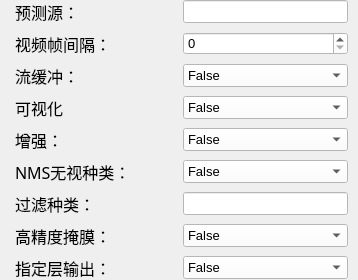
          <widget class="QWidget" name="scrollAreaWidgetContents_3">
           <property name="geometry">
            <rect>
             <x>0</x>
             <y>0</y>
             <width>358</width>
             <height>250</height>
            </rect>
           </property>
           <layout class="QGridLayout" name="gridLayout_15">
            <property name="leftMargin">
             <number>0</number>
            </property>
            <property name="topMargin">
             <number>0</number>
            </property>
            <property name="rightMargin">
             <number>0</number>
            </property>
            <property name="bottomMargin">
             <number>0</number>
            </property>
            <item row="1" column="0">
             <layout class="QGridLayout" name="gridLayout_16" columnstretch="4,4">
              <property name="leftMargin">
               <number>15</number>
              </property>
              <property name="rightMargin">
               <number>10</number>
              </property>
              <property name="horizontalSpacing">
               <number>2</number>
              </property>
              <property name="verticalSpacing">
               <number>8</number>
              </property>
              <item row="7" column="0">
               <widget class="QLabel" name="l53">
                <property name="font">
                 <font>
                  <family>幼圆</family>
                  <pointsize>12</pointsize>
                 </font>
                </property>
                <property name="toolTip">
                 <string>&lt;html&gt;&lt;head/&gt;&lt;body&gt;&lt;p&gt;retina_masks：如果为True，将输出box和输出mask图像都填充缩放至输入图像大小，在裁剪mask在box内；如果为False，输出掩膜时，将输出box同比适应至输出mask图像大小，再裁剪mask在box内，然后缩放mask和box至输入图像大小&lt;/p&gt;&lt;/body&gt;&lt;/html&gt;</string>
                </property>
                <property name="statusTip">
                 <string/>
                </property>
                <property name="text">
                 <string>高精度掩膜：</string>
                </property>
               </widget>
              </item>
              <item row="3" column="1">
               <widget class="QComboBox" name="Visualize_cbb">
                <property name="font">
                 <font>
                  <family>Arial</family>
                  <pointsize>10</pointsize>
                 </font>
                </property>
                <property name="toolTip">
                 <string>&lt;html&gt;&lt;head/&gt;&lt;body&gt;&lt;p&gt;&lt;span style=&quot; font-size:10pt;&quot;&gt;False&lt;/span&gt;&lt;/p&gt;&lt;/body&gt;&lt;/html&gt;</string>
                </property>
                <property name="statusTip">
                 <string>bool</string>
                </property>
                <property name="styleSheet">
                 <string notr="true">background-color: rgb(255, 255, 255);</string>
                </property>
                <property name="duplicatesEnabled">
                 <bool>false</bool>
                </property>
                <item>
                 <property name="text">
                  <string>False</string>
                 </property>
                </item>
                <item>
                 <property name="text">
                  <string>True</string>
                 </property>
                </item>
               </widget>
              </item>
              <item row="3" column="0">
               <widget class="QLabel" name="l49">
                <property name="font">
                 <font>
                  <family>幼圆</family>
                  <pointsize>12</pointsize>
                 </font>
                </property>
                <property name="toolTip">
                 <string>&lt;html&gt;&lt;head/&gt;&lt;body&gt;&lt;p&gt;visualize：将模型每一个模块的输出进行图像可视化并存储于特定路径中&lt;/p&gt;&lt;/body&gt;&lt;/html&gt;</string>
                </property>
                <property name="statusTip">
                 <string/>
                </property>
                <property name="text">
                 <string>可视化</string>
                </property>
               </widget>
              </item>
              <item row="7" column="1">
               <widget class="QComboBox" name="Retina_masks_cbb">
                <property name="font">
                 <font>
                  <family>Arial</family>
                  <pointsize>10</pointsize>
                 </font>
                </property>
                <property name="toolTip">
                 <string>&lt;html&gt;&lt;head/&gt;&lt;body&gt;&lt;p&gt;False&lt;/p&gt;&lt;/body&gt;&lt;/html&gt;</string>
                </property>
                <property name="statusTip">
                 <string>bool</string>
                </property>
                <property name="styleSheet">
                 <string notr="true">background-color: rgb(255, 255, 255);</string>
                </property>
                <property name="duplicatesEnabled">
                 <bool>false</bool>
                </property>
                <item>
                 <property name="text">
                  <string>False</string>
                 </property>
                </item>
                <item>
                 <property name="text">
                  <string>True</string>
                 </property>
                </item>
               </widget>
              </item>
              <item row="0" column="1">
               <widget class="QLineEdit" name="Source_le">
                <property name="font">
                 <font>
                  <family>Arial</family>
                  <pointsize>10</pointsize>
                 </font>
                </property>
                <property name="statusTip">
                 <string>str,optional</string>
                </property>
                <property name="styleSheet">
                 <string notr="true">background-color: rgb(255, 255, 255);</string>
                </property>
               </widget>
              </item>
              <item row="8" column="1">
               <widget class="QComboBox" name="Embed_cbb">
                <property name="font">
                 <font>
                  <family>Arial</family>
                  <pointsize>10</pointsize>
                 </font>
                </property>
                <property name="toolTip">
                 <string>&lt;html&gt;&lt;head/&gt;&lt;body&gt;&lt;p&gt;False&lt;/p&gt;&lt;/body&gt;&lt;/html&gt;</string>
                </property>
                <property name="statusTip">
                 <string>bool</string>
                </property>
                <property name="styleSheet">
                 <string notr="true">background-color: rgb(255, 255, 255);</string>
                </property>
                <property name="duplicatesEnabled">
                 <bool>false</bool>
                </property>
                <item>
                 <property name="text">
                  <string>False</string>
                 </property>
                </item>
                <item>
                 <property name="text">
                  <string>True</string>
                 </property>
                </item>
               </widget>
              </item>
              <item row="4" column="0">
               <widget class="QLabel" name="l50">
                <property name="font">
                 <font>
                  <family>幼圆</family>
                  <pointsize>12</pointsize>
                 </font>
                </property>
                <property name="toolTip">
                 <string>&lt;html&gt;&lt;head/&gt;&lt;body&gt;&lt;p&gt;augment：对预测源的图像进行增强后在预测&lt;/p&gt;&lt;/body&gt;&lt;/html&gt;</string>
                </property>
                <property name="statusTip">
                 <string/>
                </property>
                <property name="text">
                 <string>增强：</string>
                </property>
               </widget>
              </item>
              <item row="4" column="1">
               <widget class="QComboBox" name="Augment_cbb">
                <property name="font">
                 <font>
                  <family>Arial</family>
                  <pointsize>10</pointsize>
                 </font>
                </property>
                <property name="toolTip">
                 <string>&lt;html&gt;&lt;head/&gt;&lt;body&gt;&lt;p&gt;&lt;span style=&quot; font-size:10pt;&quot;&gt;False&lt;/span&gt;&lt;/p&gt;&lt;/body&gt;&lt;/html&gt;</string>
                </property>
                <property name="statusTip">
                 <string>bool</string>
                </property>
                <property name="styleSheet">
                 <string notr="true">background-color: rgb(255, 255, 255);</string>
                </property>
                <property name="duplicatesEnabled">
                 <bool>false</bool>
                </property>
                <item>
                 <property name="text">
                  <string>False</string>
                 </property>
                </item>
                <item>
                 <property name="text">
                  <string>True</string>
                 </property>
                </item>
               </widget>
              </item>
              <item row="0" column="0">
               <widget class="QLabel" name="l46">
                <property name="font">
                 <font>
                  <family>幼圆</family>
                  <pointsize>12</pointsize>
                 </font>
                </property>
                <property name="toolTip">
                 <string>&lt;html&gt;&lt;head/&gt;&lt;body&gt;&lt;p&gt;source：指向需要预测的图像或视频的路径；只想USB相机的索引int；指向图像/视频网址的URL&lt;/p&gt;&lt;/body&gt;&lt;/html&gt;</string>
                </property>
                <property name="statusTip">
                 <string/>
                </property>
                <property name="text">
                 <string>预测源：</string>
                </property>
               </widget>
              </item>
              <item row="1" column="1">
               <widget class="QSpinBox" name="Vid_stride_sb">
                <property name="font">
                 <font>
                  <family>Arial</family>
                  <pointsize>10</pointsize>
                 </font>
                </property>
                <property name="toolTip">
                 <string>1</string>
                </property>
                <property name="statusTip">
                 <string>int</string>
                </property>
                <property name="styleSheet">
                 <string notr="true">background-color: rgb(255, 255, 255);</string>
                </property>
                <property name="maximum">
                 <number>10000</number>
                </property>
                <property name="singleStep">
                 <number>0</number>
                </property>
               </widget>
              </item>
              <item row="2" column="1">
               <widget class="QComboBox" name="Stream_buffer_cbb">
                <property name="font">
                 <font>
                  <family>Arial</family>
                  <pointsize>10</pointsize>
                 </font>
                </property>
                <property name="toolTip">
                 <string>&lt;html&gt;&lt;head/&gt;&lt;body&gt;&lt;p&gt;&lt;span style=&quot; font-size:10pt;&quot;&gt;False&lt;/span&gt;&lt;/p&gt;&lt;/body&gt;&lt;/html&gt;</string>
                </property>
                <property name="statusTip">
                 <string>bool</string>
                </property>
                <property name="styleSheet">
                 <string notr="true">background-color: rgb(255, 255, 255);</string>
                </property>
                <property name="duplicatesEnabled">
                 <bool>false</bool>
                </property>
                <item>
                 <property name="text">
                  <string>False</string>
                 </property>
                </item>
                <item>
                 <property name="text">
                  <string>True</string>
                 </property>
                </item>
               </widget>
              </item>
              <item row="8" column="0">
               <widget class="QLabel" name="l54">
                <property name="font">
                 <font>
                  <family>幼圆</family>
                  <pointsize>12</pointsize>
                 </font>
                </property>
                <property name="toolTip">
                 <string>&lt;html&gt;&lt;head/&gt;&lt;body&gt;&lt;p&gt;embed：预测时不直接输出结果，而是返回一个指定网络层输出的迭代器，每一次输出都是某层的平均池化图像&lt;/p&gt;&lt;/body&gt;&lt;/html&gt;</string>
                </property>
                <property name="statusTip">
                 <string/>
                </property>
                <property name="text">
                 <string>指定层输出：</string>
                </property>
               </widget>
              </item>
              <item row="6" column="0">
               <widget class="QLabel" name="l52">
                <property name="font">
                 <font>
                  <family>幼圆</family>
                  <pointsize>12</pointsize>
                 </font>
                </property>
                <property name="toolTip">
                 <string>&lt;html&gt;&lt;head/&gt;&lt;body&gt;&lt;p&gt;classes：NMS时要过滤的种类，i.e 0或 0,1,2,3&lt;/p&gt;&lt;/body&gt;&lt;/html&gt;</string>
                </property>
                <property name="text">
                 <string>过滤种类：</string>
                </property>
               </widget>
              </item>
              <item row="1" column="0">
               <widget class="QLabel" name="l47">
                <property name="font">
                 <font>
                  <family>幼圆</family>
                  <pointsize>12</pointsize>
                 </font>
                </property>
                <property name="toolTip">
                 <string>&lt;html&gt;&lt;head/&gt;&lt;body&gt;&lt;p&gt;vid_stride：视频源预测的帧间隔&lt;/p&gt;&lt;/body&gt;&lt;/html&gt;</string>
                </property>
                <property name="statusTip">
                 <string/>
                </property>
                <property name="text">
                 <string>视频帧间隔：</string>
                </property>
               </widget>
              </item>
              <item row="2" column="0">
               <widget class="QLabel" name="l48">
                <property name="font">
                 <font>
                  <family>幼圆</family>
                  <pointsize>12</pointsize>
                 </font>
                </property>
                <property name="toolTip">
                 <string>&lt;html&gt;&lt;head/&gt;&lt;body&gt;&lt;p&gt;stream_buffer：是否对网址流和相机流进行图像缓存，避免突然卡顿&lt;/p&gt;&lt;/body&gt;&lt;/html&gt;</string>
                </property>
                <property name="statusTip">
                 <string/>
                </property>
                <property name="text">
                 <string>流缓冲：</string>
                </property>
               </widget>
              </item>
              <item row="5" column="0">
               <widget class="QLabel" name="l51">
                <property name="font">
                 <font>
                  <family>幼圆</family>
                  <pointsize>12</pointsize>
                 </font>
                </property>
                <property name="toolTip">
                 <string>&lt;html&gt;&lt;head/&gt;&lt;body&gt;&lt;p&gt;agnostic_nms：瞎了的NMS，不再对种类进行区分，用于不同种类不可重叠的情况&lt;/p&gt;&lt;/body&gt;&lt;/html&gt;</string>
                </property>
                <property name="statusTip">
                 <string/>
                </property>
                <property name="text">
                 <string>NMS无视种类：</string>
                </property>
               </widget>
              </item>
              <item row="6" column="1">
               <widget class="QLineEdit" name="Classes_le">
                <property name="font">
                 <font>
                  <family>Arial</family>
                  <pointsize>10</pointsize>
                 </font>
                </property>
                <property name="toolTip">
                 <string>0</string>
                </property>
                <property name="statusTip">
                 <string>int | list[int],optional</string>
                </property>
                <property name="styleSheet">
                 <string notr="true">background-color: rgb(255, 255, 255);</string>
                </property>
               </widget>
              </item>
              <item row="5" column="1">
               <widget class="QComboBox" name="Agnostic_nms_cbb">
                <property name="font">
                 <font>
                  <family>Arial</family>
                  <pointsize>10</pointsize>
                 </font>
                </property>
                <property name="toolTip">
                 <string>&lt;html&gt;&lt;head/&gt;&lt;body&gt;&lt;p&gt;&lt;span style=&quot; font-size:10pt;&quot;&gt;False&lt;/span&gt;&lt;/p&gt;&lt;/body&gt;&lt;/html&gt;</string>
                </property>
                <property name="statusTip">
                 <string>bool</string>
                </property>
                <property name="styleSheet">
                 <string notr="true">background-color: rgb(255, 255, 255);</string>
                </property>
                <property name="duplicatesEnabled">
                 <bool>false</bool>
                </property>
                <item>
                 <property name="text">
                  <string>False</string>
                 </property>
                </item>
                <item>
                 <property name="text">
                  <string>True</string>
                 </property>
                </item>
               </widget>
              </item>
             </layout>
            </item>
           </layout>
          </widget>
